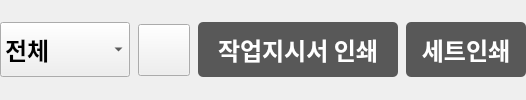
          <widget class="QFrame" name="main_btn_frame">
           <property name="minimumSize">
            <size>
             <width>100</width>
             <height>0</height>
            </size>
           </property>
           <property name="frameShape">
            <enum>QFrame::NoFrame</enum>
           </property>
           <property name="frameShadow">
            <enum>QFrame::Raised</enum>
           </property>
           <layout class="QHBoxLayout" name="horizontalLayout_9">
            <property name="spacing">
             <number>8</number>
            </property>
            <property name="leftMargin">
             <number>0</number>
            </property>
            <property name="topMargin">
             <number>0</number>
            </property>
            <property name="rightMargin">
             <number>0</number>
            </property>
            <property name="bottomMargin">
             <number>0</number>
            </property>
            <item>
             <widget class="QComboBox" name="flag_combo">
              <property name="sizePolicy">
               <sizepolicy hsizetype="Preferred" vsizetype="Preferred">
                <horstretch>0</horstretch>
                <verstretch>0</verstretch>
               </sizepolicy>
              </property>
              <property name="minimumSize">
               <size>
                <width>130</width>
                <height>55</height>
               </size>
              </property>
              <property name="maximumSize">
               <size>
                <width>130</width>
                <height>55</height>
               </size>
              </property>
              <property name="font">
               <font>
                <family>맑은 고딕</family>
                <pointsize>18</pointsize>
                <weight>75</weight>
                <bold>true</bold>
               </font>
              </property>
              <property name="cursor">
               <cursorShape>PointingHandCursor</cursorShape>
              </property>
              <property name="focusPolicy">
               <enum>Qt::StrongFocus</enum>
              </property>
              <property name="editable">
               <bool>false</bool>
              </property>
              <item>
               <property name="text">
                <string>전체</string>
               </property>
              </item>
              <item>
               <property name="text">
                <string>대기</string>
               </property>
              </item>
              <item>
               <property name="text">
                <string>부분</string>
               </property>
              </item>
              <item>
               <property name="text">
                <string>완료</string>
               </property>
              </item>
             </widget>
            </item>
            <item>
             <widget class="QPushButton" name="DB_btn">
              <property name="sizePolicy">
               <sizepolicy hsizetype="Preferred" vsizetype="Preferred">
                <horstretch>0</horstretch>
                <verstretch>0</verstretch>
               </sizepolicy>
              </property>
              <property name="minimumSize">
               <size>
                <width>52</width>
                <height>52</height>
               </size>
              </property>
              <property name="maximumSize">
               <size>
                <width>52</width>
                <height>52</height>
               </size>
              </property>
              <property name="font">
               <font>
                <family>맑은 고딕</family>
                <pointsize>18</pointsize>
                <weight>75</weight>
                <bold>true</bold>
               </font>
              </property>
              <property name="cursor">
               <cursorShape>PointingHandCursor</cursorShape>
              </property>
              <property name="styleSheet">
               <string notr="true"/>
              </property>
              <property name="text">
               <string/>
              </property>
              <property name="icon">
               <iconset>
                <normaloff>../img/bell.png</normaloff>../img/bell.png</iconset>
              </property>
              <property name="iconSize">
               <size>
                <width>32</width>
                <height>32</height>
               </size>
              </property>
             </widget>
            </item>
            <item>
             <widget class="QPushButton" name="jackup_btn">
              <property name="sizePolicy">
               <sizepolicy hsizetype="Preferred" vsizetype="Preferred">
                <horstretch>0</horstretch>
                <verstretch>0</verstretch>
               </sizepolicy>
              </property>
              <property name="minimumSize">
               <size>
                <width>200</width>
                <height>55</height>
               </size>
              </property>
              <property name="maximumSize">
               <size>
                <width>200</width>
                <height>55</height>
               </size>
              </property>
              <property name="font">
               <font>
                <family>맑은 고딕</family>
                <pointsize>18</pointsize>
                <weight>75</weight>
                <italic>false</italic>
                <bold>true</bold>
               </font>
              </property>
              <property name="cursor">
               <cursorShape>PointingHandCursor</cursorShape>
              </property>
              <property name="toolTip">
               <string>작업지시서 인쇄</string>
              </property>
              <property name="styleSheet">
               <string notr="true">QPushButton#jackup_btn{
color: #ffffff;
background:#585858;
border-radius:5px;
}
QPushButton#jackup_btn:pressed {
 background-color: #4d4d4d;
}</string>
              </property>
              <property name="text">
               <string>작업지시서 인쇄</string>
              </property>
              <property name="iconSize">
               <size>
                <width>34</width>
                <height>34</height>
               </size>
              </property>
             </widget>
            </item>
            <item>
             <widget class="QPushButton" name="jackup_set_btn">
              <property name="sizePolicy">
               <sizepolicy hsizetype="Preferred" vsizetype="Preferred">
                <horstretch>0</horstretch>
                <verstretch>0</verstretch>
               </sizepolicy>
              </property>
              <property name="minimumSize">
               <size>
                <width>120</width>
                <height>55</height>
               </size>
              </property>
              <property name="maximumSize">
               <size>
                <width>120</width>
                <height>55</height>
               </size>
              </property>
              <property name="font">
               <font>
                <family>맑은 고딕</family>
                <pointsize>18</pointsize>
                <weight>75</weight>
                <italic>false</italic>
                <bold>true</bold>
               </font>
              </property>
              <property name="cursor">
               <cursorShape>PointingHandCursor</cursorShape>
              </property>
              <property name="toolTip">
               <string>세트인쇄</string>
              </property>
              <property name="styleSheet">
               <string notr="true">QPushButton{
color: #ffffff;
background:#585858;
border-radius:5px;
}
QPushButton:pressed {
 background-color: #4d4d4d;
}</string>
              </property>
              <property name="text">
               <string>세트인쇄</string>
              </property>
              <property name="iconSize">
               <size>
                <width>34</width>
                <height>34</height>
               </size>
              </property>
             </widget>
            </item>
           </layout>
          </widget>
